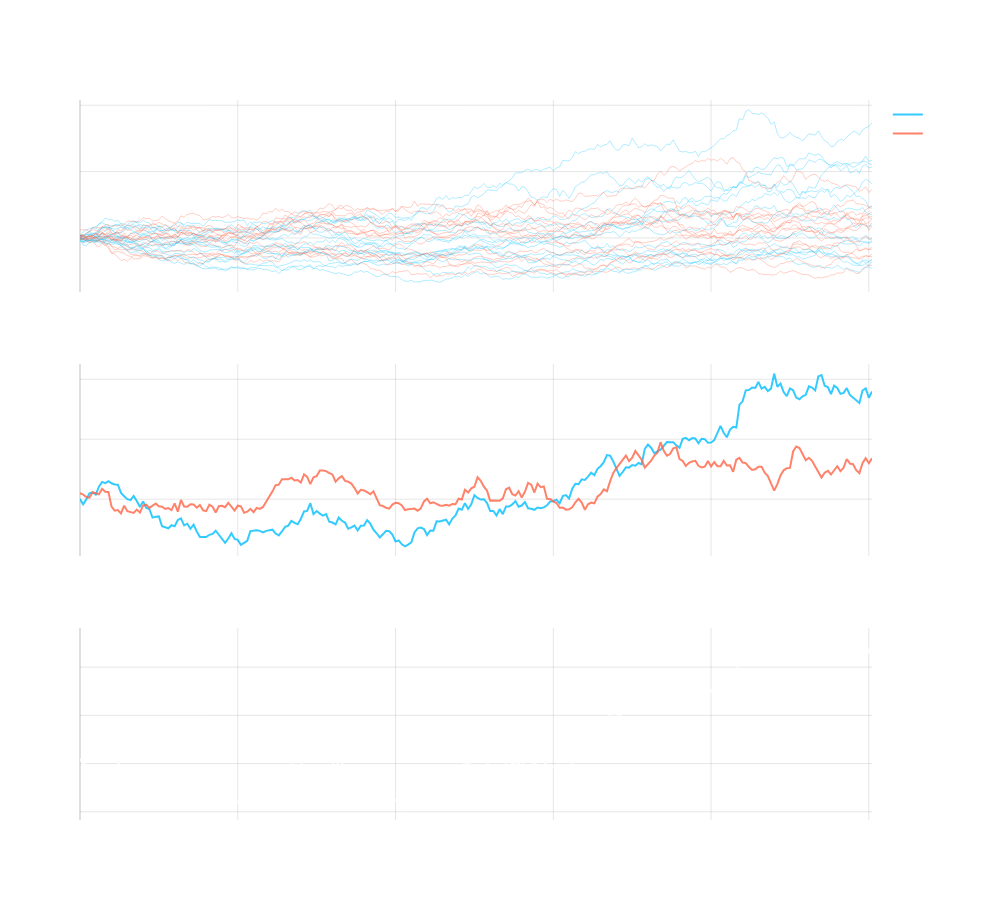

The notebook cell this image was saved under:
### Markdown cell above
##### 💥 Example: Equity Risks

Generally, we have three types of risk exposures when it comes to equities

- Idiosyncratic

- Industry

- Market

We can diversify away the first two, but we can't diversify away market risk.

If we diversify away that risk, we don't get the reward for being exposed to it.

### Code cell
import numpy as np
import plotly.graph_objects as go
from plotly.subplots import make_subplots

# Generate correlated random walks
np.random.seed(42)
n_days = 252  # One trading year
n_stocks = 15  # Per group

# Create two benchmark returns (one for each industry)
bm1_returns = np.random.normal(0.0007, 0.01, n_days)  # ~18% annual return, ~16% vol
bm2_returns = np.random.normal(0.0007, 0.01, n_days)

# Generate correlated stock returns
def generate_correlated_returns(bm_returns, correlation, n_stocks):
    stock_specific = np.random.normal(0, 0.02, (n_stocks, n_days))
    correlated = np.outer(np.ones(n_stocks), bm_returns)
    returns = correlation * correlated + np.sqrt(1 - correlation**2) * stock_specific
    return returns

# Generate two groups of stocks with different correlations to their benchmarks
group1_returns = generate_correlated_returns(bm1_returns, 0.7, n_stocks)
group2_returns = generate_correlated_returns(bm2_returns, 0.7, n_stocks)

# Convert returns to price series (start at 100)
def returns_to_prices(returns):
    return 100 * np.cumprod(1 + returns, axis=-1)

# Calculate prices
group1_prices = returns_to_prices(group1_returns)
group2_prices = returns_to_prices(group2_returns)

# Calculate portfolios
portfolio1 = np.mean(group1_prices, axis=0)
portfolio2 = np.mean(group2_prices, axis=0)
market_portfolio = np.mean(np.vstack([group1_prices, group2_prices]), axis=0)

# Create figure with subplots
fig = make_subplots(rows=3, cols=1,
                    subplot_titles=('Individual Stocks (Two Industries)',
                                  'Industry Portfolios',
                                  'Market Portfolio'),
                    vertical_spacing=0.1)

# Plot individual stocks
for i in range(n_stocks):
    fig.add_trace(
        go.Scatter(y=group1_prices[i], line=dict(color='rgba(0, 191, 255, 0.3)', width=1),
                  showlegend=False),
        row=1, col=1
    )
    fig.add_trace(
        go.Scatter(y=group2_prices[i], line=dict(color='rgba(255, 99, 71, 0.3)', width=1),
                  showlegend=False),
        row=1, col=1
    )

# Plot industry portfolios
fig.add_trace(
    go.Scatter(y=portfolio1, name='Industry 1', line=dict(color='rgba(0, 191, 255, 0.8)', width=2)),
    row=2, col=1
)
fig.add_trace(
    go.Scatter(y=portfolio2, name='Industry 2', line=dict(color='rgba(255, 99, 71, 0.8)', width=2)),
    row=2, col=1
)

# Plot market portfolio
fig.add_trace(
    go.Scatter(y=market_portfolio, name='Market', line=dict(color='rgba(255, 255, 255, 0.8)', width=2)),
    row=3, col=1
)

# Update layout
fig.update_layout(
    width=1000,
    height=900,
    plot_bgcolor='rgba(0,0,0,0)',
    paper_bgcolor='rgba(0,0,0,0)',
    font=dict(color='white')
)

# Update axes
for i in range(1, 4):
    fig.update_xaxes(
        showgrid=True,
        gridwidth=1,
        gridcolor='rgba(128,128,128,0.2)',
        zeroline=True,
        zerolinewidth=1,
        zerolinecolor='rgba(128,128,128,0.5)',
        row=i, col=1
    )
    fig.update_yaxes(
        showgrid=True,
        gridwidth=1,
        gridcolor='rgba(128,128,128,0.2)',
        zeroline=True,
        zerolinewidth=1,
        zerolinecolor='rgba(128,128,128,0.5)',
        row=i, col=1
    )

fig.show()

### Figure 1 — Plotly figure (JSON) as saved in the notebook; plotly's stock layout.template omitted (floating-point values rounded to 4 significant figures; data arrays with more than 128 entries replaced by an {"elided": "..."} marker saying what was removed)
{"data": [{"line": {"color": "rgba(0, 191, 255, 0.3)", "width": 1}, "showlegend": false, "type": "scatter", "xaxis": "x", "y": {"elided": "252 float values"}, "yaxis": "y"}, {"line": {"color": "rgba(255, 99, 71, 0.3)", "width": 1}, "showlegend": false, "type": "scatter", "xaxis": "x", "y": {"elided": "252 float values"}, "yaxis": "y"}, {"line": {"color": "rgba(0, 191, 255, 0.3)", "width": 1}, "showlegend": false, "type": "scatter", "xaxis": "x", "y": {"elided": "252 float values"}, "yaxis": "y"}, {"line": {"color": "rgba(255, 99, 71, 0.3)", "width": 1}, "showlegend": false, "type": "scatter", "xaxis": "x", "y": {"elided": "252 float values"}, "yaxis": "y"}, {"line": {"color": "rgba(0, 191, 255, 0.3)", "width": 1}, "showlegend": false, "type": "scatter", "xaxis": "x", "y": {"elided": "252 float values"}, "yaxis": "y"}, {"line": {"color": "rgba(255, 99, 71, 0.3)", "width": 1}, "showlegend": false, "type": "scatter", "xaxis": "x", "y": {"elided": "252 float values"}, "yaxis": "y"}, {"line": {"color": "rgba(0, 191, 255, 0.3)", "width": 1}, "showlegend": false, "type": "scatter", "xaxis": "x", "y": {"elided": "252 float values"}, "yaxis": "y"}, {"line": {"color": "rgba(255, 99, 71, 0.3)", "width": 1}, "showlegend": false, "type": "scatter", "xaxis": "x", "y": {"elided": "252 float values"}, "yaxis": "y"}, {"line": {"color": "rgba(0, 191, 255, 0.3)", "width": 1}, "showlegend": false, "type": "scatter", "xaxis": "x", "y": {"elided": "252 float values"}, "yaxis": "y"}, {"line": {"color": "rgba(255, 99, 71, 0.3)", "width": 1}, "showlegend": false, "type": "scatter", "xaxis": "x", "y": {"elided": "252 float values"}, "yaxis": "y"}, {"line": {"color": "rgba(0, 191, 255, 0.3)", "width": 1}, "showlegend": false, "type": "scatter", "xaxis": "x", "y": {"elided": "252 float values"}, "yaxis": "y"}, {"line": {"color": "rgba(255, 99, 71, 0.3)", "width": 1}, "showlegend": false, "type": "scatter", "xaxis": "x", "y": {"elided": "252 float values"}, "yaxis": "y"}, {"line": {"color": "rgba(0, 191, 255, 0.3)", "width": 1}, "showlegend": false, "type": "scatter", "xaxis": "x", "y": {"elided": "252 float values"}, "yaxis": "y"}, {"line": {"color": "rgba(255, 99, 71, 0.3)", "width": 1}, "showlegend": false, "type": "scatter", "xaxis": "x", "y": {"elided": "252 float values"}, "yaxis": "y"}, {"line": {"color": "rgba(0, 191, 255, 0.3)", "width": 1}, "showlegend": false, "type": "scatter", "xaxis": "x", "y": {"elided": "252 float values"}, "yaxis": "y"}, {"line": {"color": "rgba(255, 99, 71, 0.3)", "width": 1}, "showlegend": false, "type": "scatter", "xaxis": "x", "y": {"elided": "252 float values"}, "yaxis": "y"}, {"line": {"color": "rgba(0, 191, 255, 0.3)", "width": 1}, "showlegend": false, "type": "scatter", "xaxis": "x", "y": {"elided": "252 float values"}, "yaxis": "y"}, {"line": {"color": "rgba(255, 99, 71, 0.3)", "width": 1}, "showlegend": false, "type": "scatter", "xaxis": "x", "y": {"elided": "252 float values"}, "yaxis": "y"}, {"line": {"color": "rgba(0, 191, 255, 0.3)", "width": 1}, "showlegend": false, "type": "scatter", "xaxis": "x", "y": {"elided": "252 float values"}, "yaxis": "y"}, {"line": {"color": "rgba(255, 99, 71, 0.3)", "width": 1}, "showlegend": false, "type": "scatter", "xaxis": "x", "y": {"elided": "252 float values"}, "yaxis": "y"}, {"line": {"color": "rgba(0, 191, 255, 0.3)", "width": 1}, "showlegend": false, "type": "scatter", "xaxis": "x", "y": {"elided": "252 float values"}, "yaxis": "y"}, {"line": {"color": "rgba(255, 99, 71, 0.3)", "width": 1}, "showlegend": false, "type": "scatter", "xaxis": "x", "y": {"elided": "252 float values"}, "yaxis": "y"}, {"line": {"color": "rgba(0, 191, 255, 0.3)", "width": 1}, "showlegend": false, "type": "scatter", "xaxis": "x", "y": {"elided": "252 float values"}, "yaxis": "y"}, {"line": {"color": "rgba(255, 99, 71, 0.3)", "width": 1}, "showlegend": false, "type": "scatter", "xaxis": "x", "y": {"elided": "252 float values"}, "yaxis": "y"}, {"line": {"color": "rgba(0, 191, 255, 0.3)", "width": 1}, "showlegend": false, "type": "scatter", "xaxis": "x", "y": {"elided": "252 float values"}, "yaxis": "y"}, {"line": {"color": "rgba(255, 99, 71, 0.3)", "width": 1}, "showlegend": false, "type": "scatter", "xaxis": "x", "y": {"elided": "252 float values"}, "yaxis": "y"}, {"line": {"color": "rgba(0, 191, 255, 0.3)", "width": 1}, "showlegend": false, "type": "scatter", "xaxis": "x", "y": {"elided": "252 float values"}, "yaxis": "y"}, {"line": {"color": "rgba(255, 99, 71, 0.3)", "width": 1}, "showlegend": false, "type": "scatter", "xaxis": "x", "y": {"elided": "252 float values"}, "yaxis": "y"}, {"line": {"color": "rgba(0, 191, 255, 0.3)", "width": 1}, "showlegend": false, "type": "scatter", "xaxis": "x", "y": {"elided": "252 float values"}, "yaxis": "y"}, {"line": {"color": "rgba(255, 99, 71, 0.3)", "width": 1}, "showlegend": false, "type": "scatter", "xaxis": "x", "y": {"elided": "252 float values"}, "yaxis": "y"}, {"line": {"color": "rgba(0, 191, 255, 0.8)", "width": 2}, "name": "Industry 1", "type": "scatter", "xaxis": "x2", "y": {"elided": "252 float values"}, "yaxis": "y2"}, {"line": {"color": "rgba(255, 99, 71, 0.8)", "width": 2}, "name": "Industry 2", "type": "scatter", "xaxis": "x2", "y": {"elided": "252 float values"}, "yaxis": "y2"}, {"line": {"color": "rgba(255, 255, 255, 0.8)", "width": 2}, "name": "Market", "type": "scatter", "xaxis": "x3", "y": {"elided": "252 float values"}, "yaxis": "y3"}], "layout": {"annotations": [{"font": {"size": 16}, "showarrow": false, "text": "Individual Stocks (Two Industries)", "x": 0.5, "xanchor": "center", "xref": "paper", "y": 1, "yanchor": "bottom", "yref": "paper"}, {"font": {"size": 16}, "showarrow": false, "text": "Industry Portfolios", "x": 0.5, "xanchor": "center", "xref": "paper", "y": 0.6333, "yanchor": "bottom", "yref": "paper"}, {"font": {"size": 16}, "showarrow": false, "text": "Market Portfolio", "x": 0.5, "xanchor": "center", "xref": "paper", "y": 0.2667, "yanchor": "bottom", "yref": "paper"}], "font": {"color": "white"}, "height": 900, "paper_bgcolor": "rgba(0,0,0,0)", "plot_bgcolor": "rgba(0,0,0,0)", "width": 1000, "xaxis": {"anchor": "y", "domain": [0, 1], "gridcolor": "rgba(128,128,128,0.2)", "gridwidth": 1, "showgrid": true, "zeroline": true, "zerolinecolor": "rgba(128,128,128,0.5)", "zerolinewidth": 1}, "xaxis2": {"anchor": "y2", "domain": [0, 1], "gridcolor": "rgba(128,128,128,0.2)", "gridwidth": 1, "showgrid": true, "zeroline": true, "zerolinecolor": "rgba(128,128,128,0.5)", "zerolinewidth": 1}, "xaxis3": {"anchor": "y3", "domain": [0, 1], "gridcolor": "rgba(128,128,128,0.2)", "gridwidth": 1, "showgrid": true, "zeroline": true, "zerolinecolor": "rgba(128,128,128,0.5)", "zerolinewidth": 1}, "yaxis": {"anchor": "x", "domain": [0.7333, 1], "gridcolor": "rgba(128,128,128,0.2)", "gridwidth": 1, "showgrid": true, "zeroline": true, "zerolinecolor": "rgba(128,128,128,0.5)", "zerolinewidth": 1}, "yaxis2": {"anchor": "x2", "domain": [0.3667, 0.6333], "gridcolor": "rgba(128,128,128,0.2)", "gridwidth": 1, "showgrid": true, "zeroline": true, "zerolinecolor": "rgba(128,128,128,0.5)", "zerolinewidth": 1}, "yaxis3": {"anchor": "x3", "domain": [0, 0.2667], "gridcolor": "rgba(128,128,128,0.2)", "gridwidth": 1, "showgrid": true, "zeroline": true, "zerolinecolor": "rgba(128,128,128,0.5)", "zerolinewidth": 1}}}
